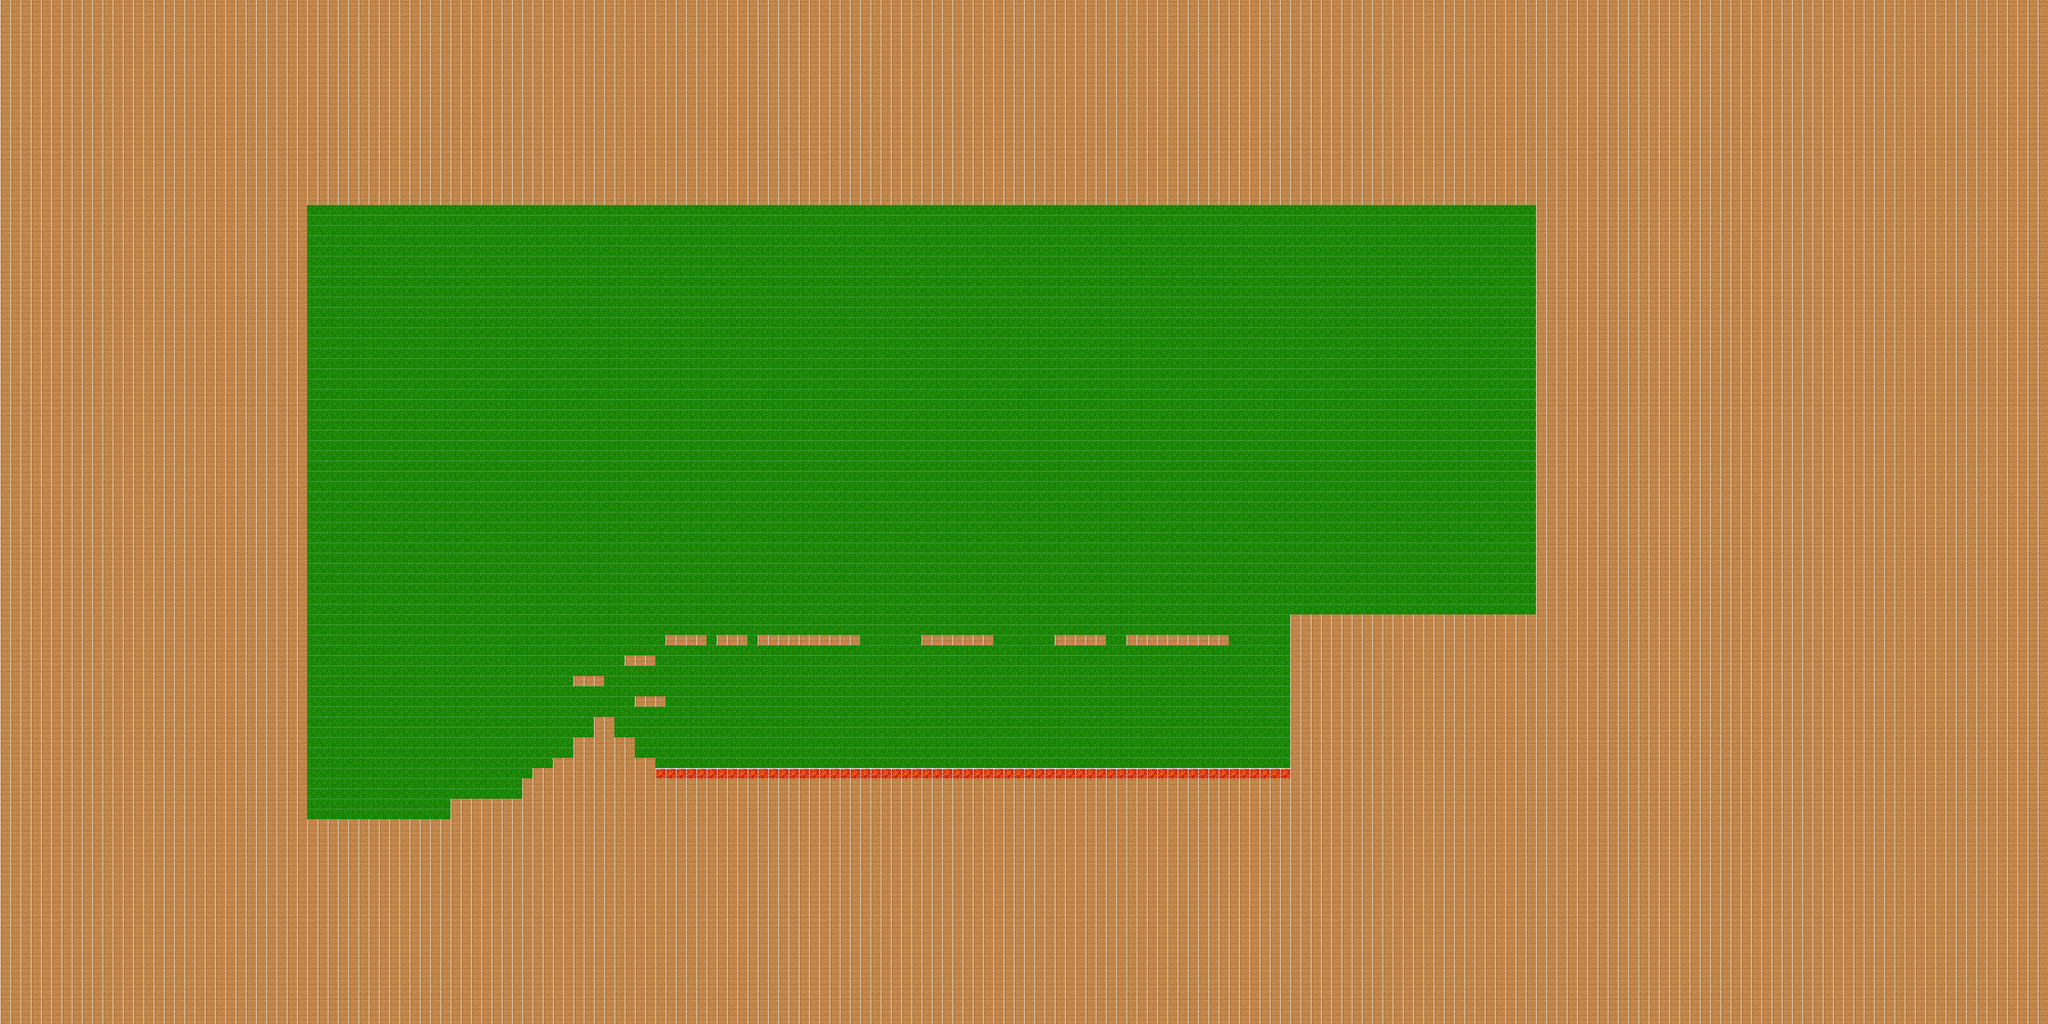

Below is a game level as drawn by its tile map, then a one-line description and the .tmx that defines it (tile-layer data replaced by summaries):
An orthogonal 200x100 tile map with 32x32 px tiles, 3 tile layers (Background, Blocks, KillerBlocks).

<map version="1.10" tiledversion="1.10.2" orientation="orthogonal" renderorder="right-down" width="200" height="100" tilewidth="32" tileheight="32" infinite="0" nextlayerid="6" nextobjectid="1">
 <tileset firstgid="1" source="blockset.tsx" />
 <layer id="1" name="Background" width="200" height="100">
  <data>[20000 cells, 20000 non-empty, 1 distinct tile ids]</data>
 </layer>
 <layer id="2" name="Blocks" width="200" height="100">
  <data>[20000 cells, 13680 non-empty, 1 distinct tile ids]</data>
 </layer>
 <layer id="3" name="KillerBlocks" width="200" height="100">
  <data>[20000 cells, 62 non-empty, 1 distinct tile ids]</data>
 </layer>
</map>